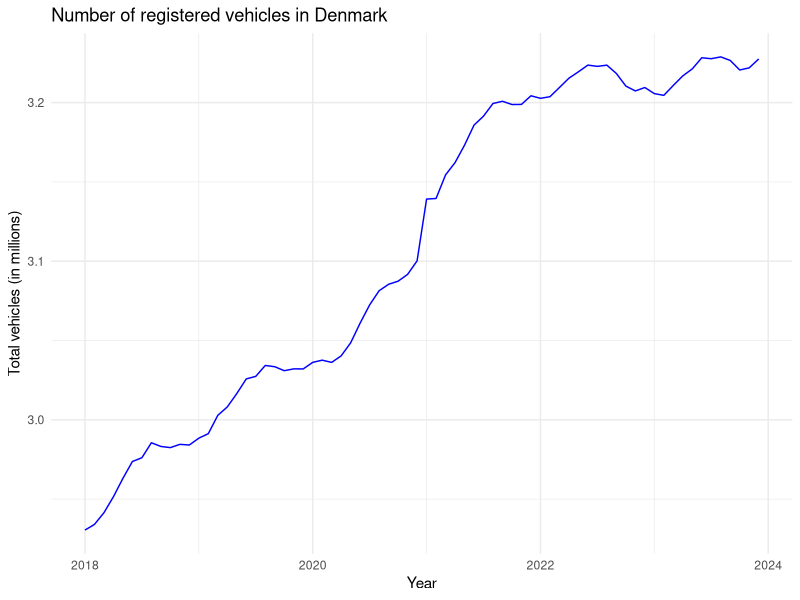
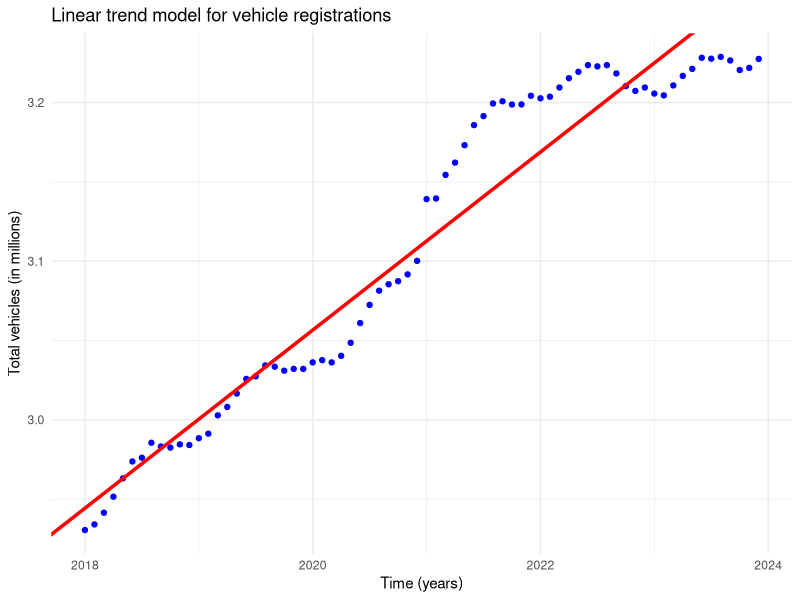
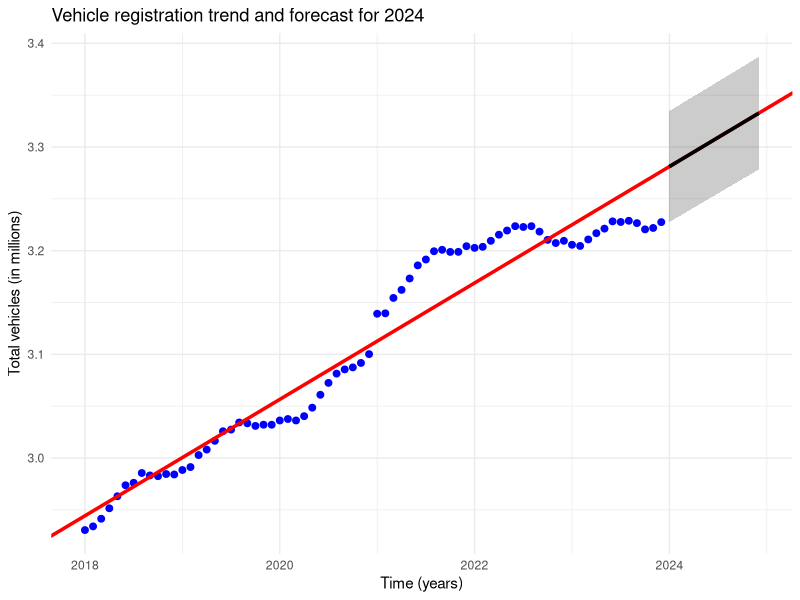
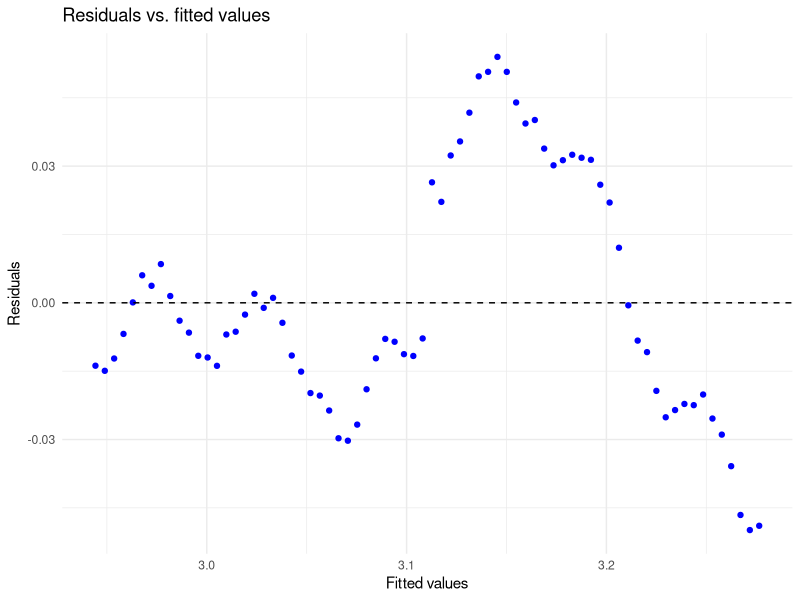
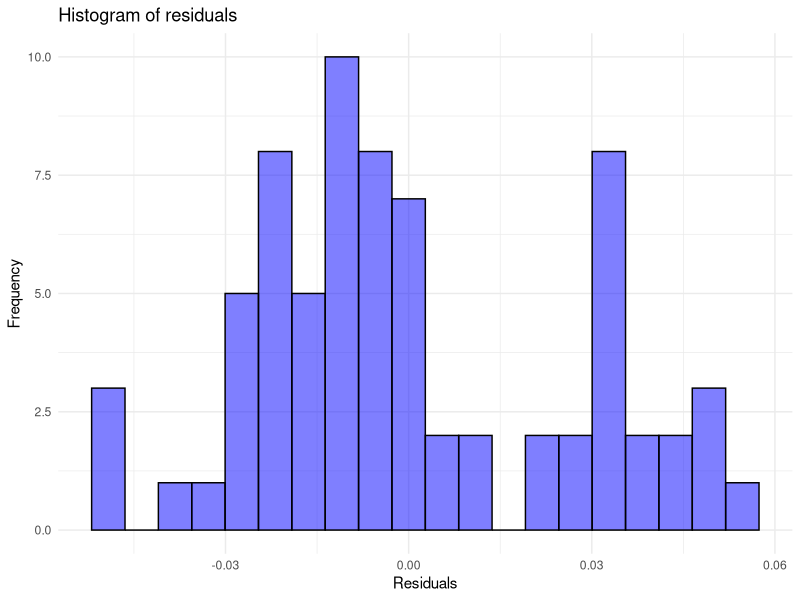
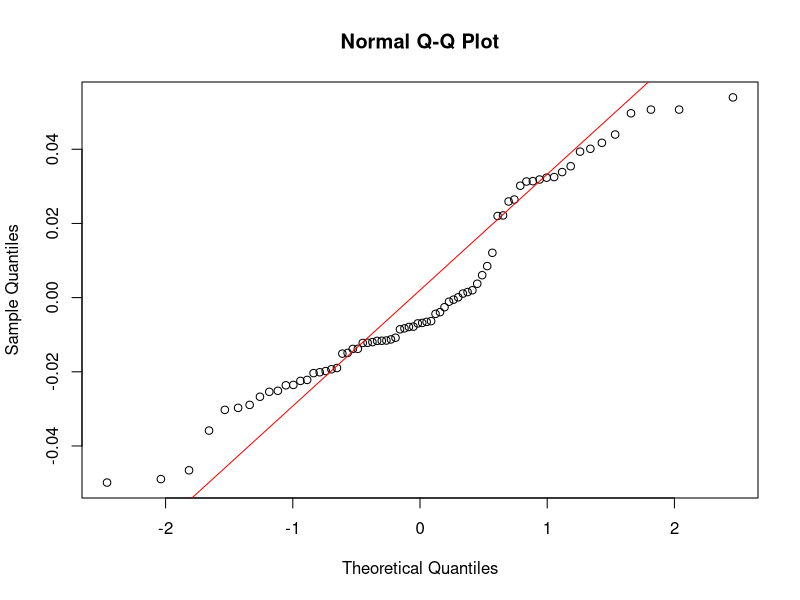

Generate these figures, in order, with R:
### Read training data
#! Perhaps you need to set the working directory!?
setwd("/Users/ceciliehvilsted/Desktop/DTU-MSc/Sem2/TimeSeries/Assignment1")
D <- read.csv("DST_BIL54.csv")
str(D)

# See the help
?strftime
D$time <- as.POSIXct(paste0(D$time,"-01"), "%Y-%m-%d", tz="UTC")
D$time
class(D$time)

## Year to month for each of them
D$year <- 1900 + as.POSIXlt(D$time)$year + as.POSIXlt(D$time)$mon / 12

## Make the output variable a floating point (i.e.\ decimal number)
D$total <- as.numeric(D$total) / 1E6

## Divide intro train and test set
teststart <- as.POSIXct("2024-01-01", tz="UTC")
Dtrain <- D[D$time < teststart, ]
Dtest <- D[D$time >= teststart, ]

### 1. Plot data ###

#install.packages("ggplot2")
library(ggplot2)

# 1.1

Dtrain$x <- seq(2018, by = 1/12, length.out = nrow(Dtrain))

# Plot the training data
ggplot(Dtrain, aes(x = year, y = total)) +
  geom_line(color = "blue") +
  labs(
    title = "Number of registered vehicles in Denmark",
    x = "Year",
    y = "Total vehicles (in millions)"
  ) +
  theme_minimal()

# 1.2

# The number of registered vehicles shows a general upward trend over time, meaning more vehicles are being registered each month. This can be due to population growth and economic expansion.
# The rate of increase is not uniform, as there are be periods of faster or slower growth. For instance it stabilizes around year 2020, but then greatly increases in the second half of 2020 and until 2022.

### 2. Linear trend model ###

Dtrain$total[1:3]


### 3. OLS - global linear trend model ###

# 3.1

# Formula: theta_hat = (X^T @ X)^(-1) @ X^T @ Y
# This minimizes the sum of squared errors
# Design Matrix X: first column is all ones (for intercept), second column is x_t (time variable)
model <- lm(total ~ x, data = Dtrain)
summary(model)

# 3.2

# Extract parameter estimates
theta_hat <- coef(model)

# Extract standard errors
se_theta_hat <- summary(model)$coefficients[, "Std. Error"]

# Print results
cat("Estimated parameters:\n")
cat("θ1̂ (Intercept) =", round(theta_hat[1], 3), " (SE =", round(se_theta_hat[1], 3), ")\n")
cat("θ2̂ (Slope) =", round(theta_hat[2], 3), " (SE =", round(se_theta_hat[2], 3), ")\n")

# Small SE means more confidence in estimates.
# Large SE means estimates are more uncertain.

# Create the plot: estimated mean as a line with the observations as points
ggplot(Dtrain, aes(x = x, y = total)) +
  geom_point(color = "blue") +  # Observed data as points
  geom_abline(intercept = theta_hat[1], slope = theta_hat[2], color = "red", linewidth = 1.2) +  # Fitted trend line
  labs(
    title = "Linear trend model for vehicle registrations",
    x = "Time (years)",
    y = "Total vehicles (in millions)"
  ) +
  theme_minimal()

# 3.3

# Create new data frame for 2024
future_x <- seq(max(Dtrain$x) + 1/12, by = 1/12, length.out = 12)
future_data <- data.frame(x = future_x)

# Predict values with 95% prediction intervals
predictions <- predict(model, newdata = future_data, interval = "prediction", level = 0.95)

# Combine predictions into a table
forecast_table <- data.frame(
  Month = format(seq(as.Date("2024-01-01"), by = "month", length.out = 12), "%Y-%b"),
  Predicted_Value = round(predictions[, "fit"], 3),
  Lower_Bound = round(predictions[, "lwr"], 3),
  Upper_Bound = round(predictions[, "upr"], 3)
)

print(forecast_table)


# 3.4

# Blue points: Actual training data.
# Red line: Fitted linear model for the training set.
# Black line: Forecasted values for 2024.
# Shaded black region: 95% prediction interval, showing the uncertainty in predictions.

# Create future time points for prediction (2024)
future_x <- seq(max(Dtrain$x) + 1/12, by = 1/12, length.out = 12)
future_data <- data.frame(x = future_x)

# Predict values with 95% prediction intervals
predictions <- predict(model, newdata = future_data, interval = "prediction", level = 0.95)

# Combine forecast data with predictions
future_data$Predicted <- predictions[, "fit"]
future_data$Lower_Bound <- predictions[, "lwr"]
future_data$Upper_Bound <- predictions[, "upr"]

# Plot the training data, fitted trend, and forecast
ggplot() +
  # Training data points
  geom_point(data = Dtrain, aes(x = x, y = total), color = "blue", size = 2) +
  
  # Fitted linear model line
  geom_abline(intercept = coef(model)[1], slope = coef(model)[2], color = "red", linewidth = 1.2) +
  
  # Forecasted trend line
  geom_line(data = future_data, aes(x = x, y = Predicted), color = "black", linewidth = 1.2) +
  
  # Prediction interval shading
  geom_ribbon(data = future_data, aes(x = x, ymin = Lower_Bound, ymax = Upper_Bound), fill = "black", alpha = 0.2) +
  
  # Labels and theme
  labs(
    title = "Vehicle registration trend and forecast for 2024",
    x = "Time (years)",
    y = "Total vehicles (in millions)"
  ) +
  theme_minimal()


# 3.5 


# 3.6

# Compute residuals
Dtrain$residuals <- residuals(model)

ggplot(Dtrain, aes(x = fitted(model), y = residuals)) +
  geom_point(color = "blue") +
  geom_hline(yintercept = 0, linetype = "dashed") +
  labs(
    title = "Residuals vs. fitted values",
    x = "Fitted values",
    y = "Residuals"
  ) +
  theme_minimal()

# If the points are randomly scattered, homoscedasticity is satisfied. They are not since there is a wave trend.
# If a pattern exists (e.g., funnel shape), the variance is not constant. The spread of residuals appears somewhat uneven, which violates the assumption.

# Histogram of residuals
ggplot(Dtrain, aes(x = residuals)) +
  geom_histogram(bins = 20, fill = "blue", alpha = 0.5, color = "black") +
  labs(title = "Histogram of residuals", x = "Residuals", y = "Frequency") +
  theme_minimal()

# The histogram should resemble a normal distribution. It doesnt really.

# Q-Q plot (Normality check)
qqnorm(Dtrain$residuals)
qqline(Dtrain$residuals, col = "red")

# The Q-Q plot should have points roughly along the red line, which is not really the case.

